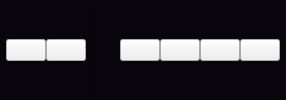
        <widget class="QFrame" name="Close_cnt">
         <property name="styleSheet">
          <string notr="true">QFrame{
	background-color:rgb(9, 5, 13);
	padding:1px 2px;
}

</string>
         </property>
         <property name="frameShape">
          <enum>QFrame::StyledPanel</enum>
         </property>
         <property name="frameShadow">
          <enum>QFrame::Raised</enum>
         </property>
         <layout class="QHBoxLayout" name="horizontalLayout_2">
          <property name="spacing">
           <number>0</number>
          </property>
          <property name="leftMargin">
           <number>0</number>
          </property>
          <property name="topMargin">
           <number>0</number>
          </property>
          <property name="rightMargin">
           <number>0</number>
          </property>
          <property name="bottomMargin">
           <number>0</number>
          </property>
          <item>
           <widget class="QFrame" name="frame_7">
            <property name="frameShape">
             <enum>QFrame::StyledPanel</enum>
            </property>
            <property name="frameShadow">
             <enum>QFrame::Raised</enum>
            </property>
            <layout class="QHBoxLayout" name="horizontalLayout_5">
             <property name="spacing">
              <number>0</number>
             </property>
             <property name="leftMargin">
              <number>0</number>
             </property>
             <property name="topMargin">
              <number>0</number>
             </property>
             <property name="rightMargin">
              <number>0</number>
             </property>
             <property name="bottomMargin">
              <number>0</number>
             </property>
             <item alignment="Qt::AlignLeft">
              <widget class="QPushButton" name="slide_close_btn">
               <property name="cursor">
                <cursorShape>PointingHandCursor</cursorShape>
               </property>
               <property name="styleSheet">
                <string notr="true">QPushButton:hover{
	background-color: rgba(239,184,16,.5)
}</string>
               </property>
               <property name="text">
                <string/>
               </property>
               <property name="icon">
                <iconset>
                 <normaloff>:/icons/chevron-left.svg</normaloff>:/icons/chevron-left.svg</iconset>
               </property>
               <property name="iconSize">
                <size>
                 <width>22</width>
                 <height>22</height>
                </size>
               </property>
              </widget>
             </item>
             <item alignment="Qt::AlignLeft">
              <widget class="QPushButton" name="btn_menu">
               <property name="cursor">
                <cursorShape>PointingHandCursor</cursorShape>
               </property>
               <property name="styleSheet">
                <string notr="true">QPushButton:hover{
	background-color: rgba(239,184,16,.5)
}</string>
               </property>
               <property name="text">
                <string/>
               </property>
               <property name="icon">
                <iconset>
                 <normaloff>:/icons/menu.svg</normaloff>:/icons/menu.svg</iconset>
               </property>
               <property name="iconSize">
                <size>
                 <width>22</width>
                 <height>22</height>
                </size>
               </property>
              </widget>
             </item>
            </layout>
           </widget>
          </item>
          <item>
           <widget class="QFrame" name="frame_8">
            <property name="frameShape">
             <enum>QFrame::StyledPanel</enum>
            </property>
            <property name="frameShadow">
             <enum>QFrame::Raised</enum>
            </property>
            <layout class="QHBoxLayout" name="horizontalLayout_4">
             <property name="spacing">
              <number>0</number>
             </property>
             <property name="leftMargin">
              <number>0</number>
             </property>
             <property name="topMargin">
              <number>0</number>
             </property>
             <property name="rightMargin">
              <number>0</number>
             </property>
             <property name="bottomMargin">
              <number>0</number>
             </property>
             <item>
              <widget class="QLabel" name="lbl_user_text">
               <property name="text">
                <string/>
               </property>
               <property name="pixmap">
                <pixmap>:/icons/user.svg</pixmap>
               </property>
              </widget>
             </item>
             <item>
              <widget class="QLabel" name="user_lbl">
               <property name="text">
                <string/>
               </property>
              </widget>
             </item>
            </layout>
           </widget>
          </item>
          <item>
           <widget class="QFrame" name="frame_9">
            <property name="frameShape">
             <enum>QFrame::StyledPanel</enum>
            </property>
            <property name="frameShadow">
             <enum>QFrame::Raised</enum>
            </property>
            <layout class="QHBoxLayout" name="horizontalLayout_3">
             <property name="spacing">
              <number>0</number>
             </property>
             <property name="leftMargin">
              <number>0</number>
             </property>
             <property name="topMargin">
              <number>0</number>
             </property>
             <property name="rightMargin">
              <number>0</number>
             </property>
             <property name="bottomMargin">
              <number>0</number>
             </property>
             <item>
              <widget class="QPushButton" name="minimize">
               <property name="cursor">
                <cursorShape>PointingHandCursor</cursorShape>
               </property>
               <property name="styleSheet">
                <string notr="true">QPushButton:hover{
	background-color: rgba(239,184,16,.5)
}</string>
               </property>
               <property name="text">
                <string/>
               </property>
               <property name="icon">
                <iconset>
                 <normaloff>:/icons/minus.svg</normaloff>:/icons/minus.svg</iconset>
               </property>
               <property name="iconSize">
                <size>
                 <width>22</width>
                 <height>22</height>
                </size>
               </property>
              </widget>
             </item>
             <item>
              <widget class="QPushButton" name="btn_reduce">
               <property name="cursor">
                <cursorShape>PointingHandCursor</cursorShape>
               </property>
               <property name="styleSheet">
                <string notr="true">QPushButton:hover{
	background-color: rgba(239,184,16,.5)
}</string>
               </property>
               <property name="text">
                <string/>
               </property>
               <property name="icon">
                <iconset>
                 <normaloff>:/icons/minimize-2.svg</normaloff>:/icons/minimize-2.svg</iconset>
               </property>
               <property name="iconSize">
                <size>
                 <width>22</width>
                 <height>22</height>
                </size>
               </property>
              </widget>
             </item>
             <item>
              <widget class="QPushButton" name="btn_expand">
               <property name="cursor">
                <cursorShape>PointingHandCursor</cursorShape>
               </property>
               <property name="styleSheet">
                <string notr="true">QPushButton:hover{
	background-color: rgba(239,184,16,.5)
}</string>
               </property>
               <property name="text">
                <string/>
               </property>
               <property name="icon">
                <iconset>
                 <normaloff>:/icons/maximize.svg</normaloff>:/icons/maximize.svg</iconset>
               </property>
               <property name="iconSize">
                <size>
                 <width>22</width>
                 <height>22</height>
                </size>
               </property>
              </widget>
             </item>
             <item>
              <widget class="QPushButton" name="btn_close">
               <property name="cursor">
                <cursorShape>PointingHandCursor</cursorShape>
               </property>
               <property name="styleSheet">
                <string notr="true">QPushButton:hover{
	background-color: rgba(239,184,16,.5)
}</string>
               </property>
               <property name="text">
                <string/>
               </property>
               <property name="icon">
                <iconset>
                 <normaloff>:/icons/x.svg</normaloff>:/icons/x.svg</iconset>
               </property>
               <property name="iconSize">
                <size>
                 <width>22</width>
                 <height>22</height>
                </size>
               </property>
              </widget>
             </item>
            </layout>
           </widget>
          </item>
         </layout>
        </widget>
